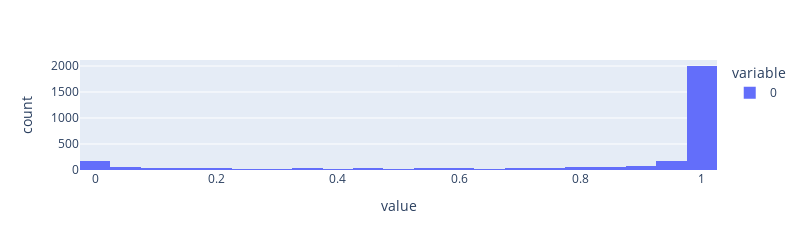

The cell this chart's notebook holds for it:
### Code cell
print('Specialized RoBERTa Models')
for dataname in dnli_human_bucket_predictions.keys():
    print(f'####### {dataname}#######')
    print(dataname, calculate_weighted_consistency(
            dnli_human_bucket_predictions[dataname]['specialized_roberta'],
            dnli_test_set_predictions[dataname]['specialized_roberta'],
            show_test_distribution=False
        )
    )
    
print('anli', calculate_weighted_consistency(anli_human_bucket_predictions['specialized_roberta'],anli_test_set_predictions['specialized_roberta'],show_test_distribution=True))

### Figure 1 — Plotly figure (JSON) as saved in the notebook; plotly's stock layout.template omitted (floating-point values rounded to 4 significant figures; data arrays with more than 128 entries replaced by an {"elided": "..."} marker saying what was removed)
{"data": [{"alignmentgroup": "True", "bingroup": "x", "hovertemplate": "variable=0<br>value=%{x}<br>count=%{y}<extra></extra>", "legendgroup": "0", "marker": {"color": "#636efa", "pattern": {"shape": ""}}, "name": "0", "offsetgroup": "0", "orientation": "v", "showlegend": true, "type": "histogram", "x": {"elided": "3059 float values"}, "xaxis": "x", "yaxis": "y"}], "layout": {"autosize": false, "barmode": "relative", "height": 250, "legend": {"title": {"text": "variable"}, "tracegroupgap": 0}, "margin": {"t": 60}, "width": 800, "xaxis": {"anchor": "y", "domain": [0, 1], "title": {"text": "value"}}, "yaxis": {"anchor": "x", "domain": [0, 1], "title": {"text": "count"}}}}
